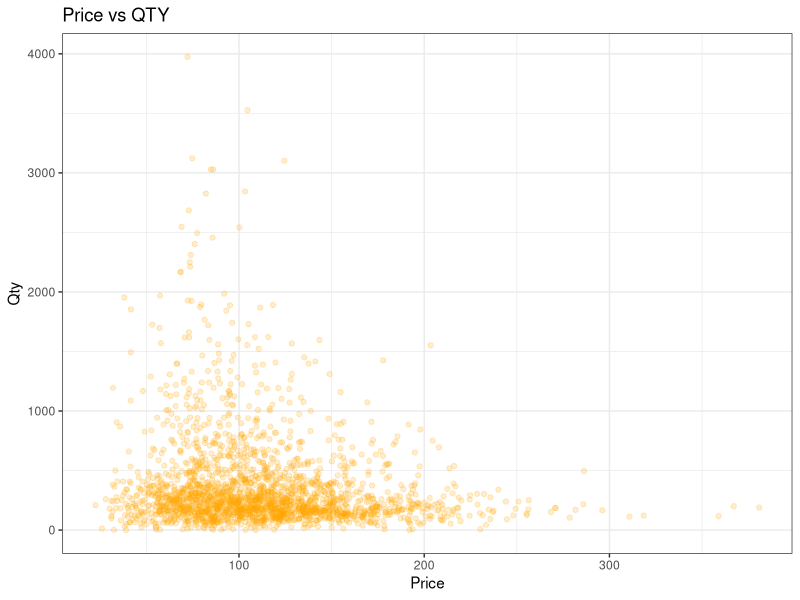
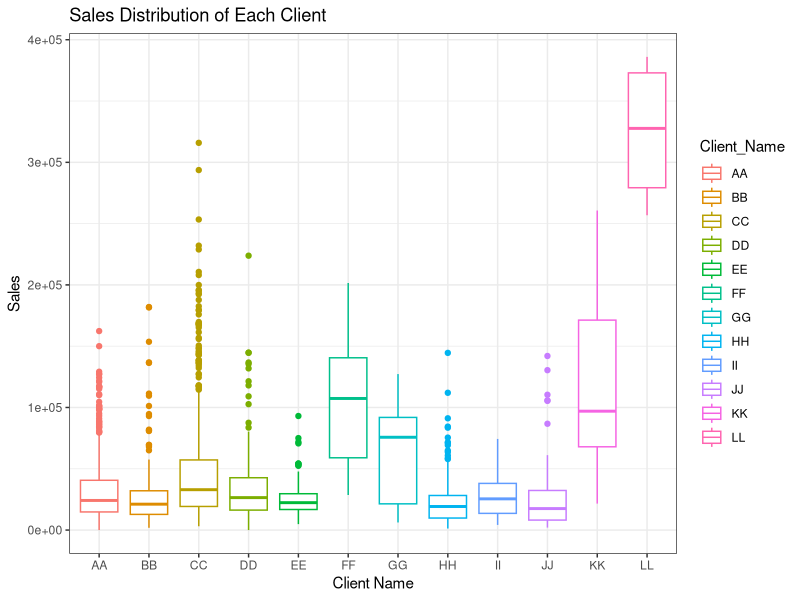
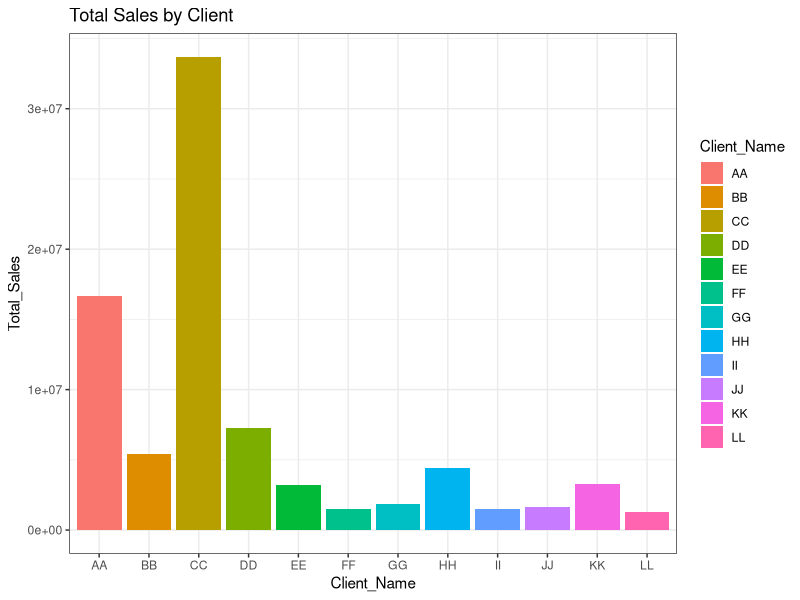
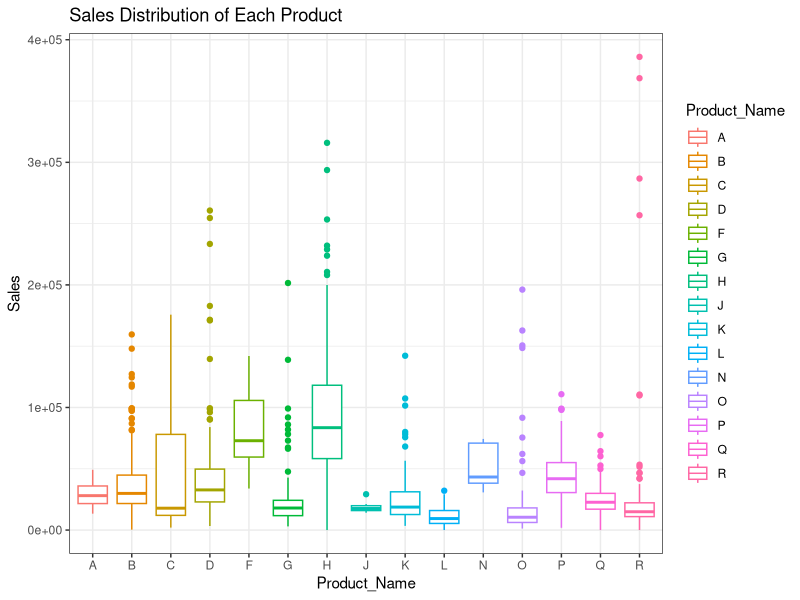
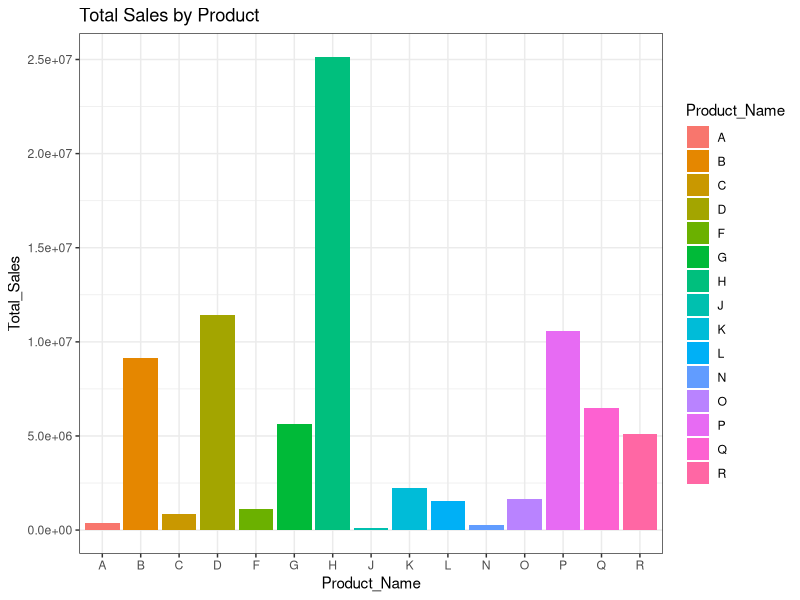
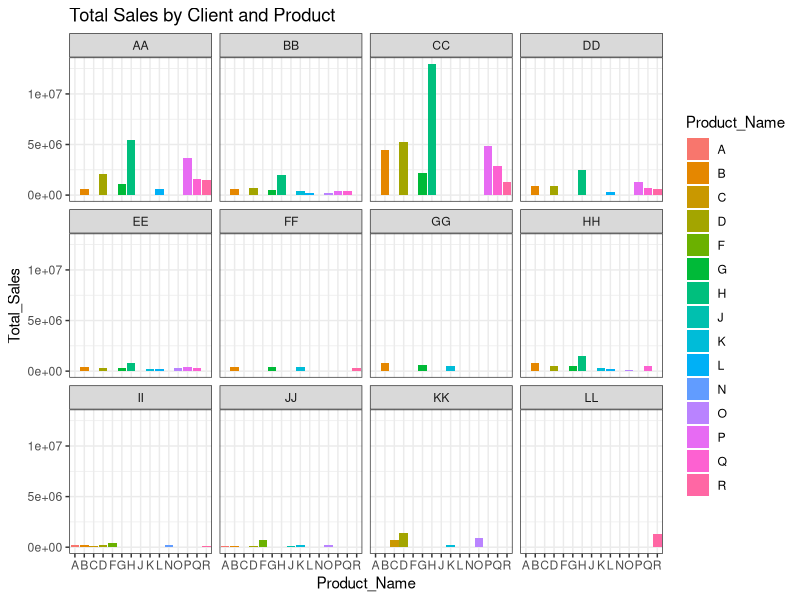

Generate these figures, in order, with R: (Note: this script raises an error after producing the figures.)
#setup environment & import data
library(tidyverse)
sales <- read_csv("SalesTable.csv")
product <- read_csv("ProductTable.csv")
client <- read_csv("ClientTable.csv")

#inner join sales & product & client Tables
Sales_Data <- sales %>% inner_join(product, by="Product_ID") %>% inner_join(client,by="Client_ID")

#explore sales data & rename column & transform datatype & add price column
summary(Sales_Data)
Sales_Data <- Sales_Data %>% rename(Qty=Sales_Amount)
Sales_Data$Agency <- as.factor(Sales_Data$Agency)
Sales_Data$Product_ID <- as.factor(Sales_Data$Product_ID)
Sales_Data$Client_ID <- as.factor(Sales_Data$Client_ID)
Sales_Data <- Sales_Data %>% mutate(Price = Sales/Qty)

#Observe the relation between Qty & Price
#found that more products' price were below 200 & qty were below 500
Sales_Data %>% ggplot(aes(Price,Qty)) + geom_point(color="Orange",alpha=0.2) + labs(title="Price vs QTY")+theme_bw()

#Observe sales distribution by clients 
#found that LL's median was higher than others. FF,GG,KK performed better, too.
Sales_Data %>% ggplot(aes(factor(Client_Name),Sales)) + geom_boxplot(aes(color=Client_Name))+ labs(x="Client Name",title="Sales Distribution of Each Client")+theme_bw()

#Observe sales ranking by clients
#found that CC contributed the most. AA was the next. LL acutually didn't contirbuted a lot.
Sales_by_Client <-Sales_Data %>% group_by(Client_Name)%>%summarize(Total_Sales=sum(Sales))%>%arrange(-Total_Sales)
Sales_by_Client %>% ggplot(aes(Client_Name,Total_Sales,fill=Client_Name)) + geom_bar(stat='identity')+labs(title="Total Sales by Client") +theme_bw()

#Observe sales distribution by products
#found that sales from H varied a lot. and H's median was higher. 
Sales_Data %>% ggplot(aes(Product_Name,Sales))+geom_boxplot(aes(color=Product_Name))+labs(title="Sales Distribution of Each Product")+theme_bw()

#Observe sales ranking by products
#found that H contributed the most. and followed by D and P.
Sales_by_Product <- Sales_Data %>% group_by(Product_Name) %>% summarize(Total_Sales = sum(Sales))%>%arrange(-Total_Sales)
Sales_by_Product %>% ggplot(aes(Product_Name,Total_Sales,fill=Product_Name))+geom_bar(stat='identity')+labs(title="Total Sales by Product")+theme_bw()

#Observe sales ranking by clients & by products
Sales_by_Client_and_Product <-Sales_Data %>% group_by(Client_Name,Product_Name) %>% summarize(Total_Sales=sum(Sales))%>%arrange(-Total_Sales)
Sales_by_Client_and_Product %>% ggplot(aes(Product_Name,Total_Sales,fill=Product_Name))+geom_bar(stat='identity')+facet_wrap(~Client_Name)+labs(title="Total Sales by Client and Product")+theme_bw()

#Create the geom_rec plot
#(1) reformat the Sales_by_Client_and_Product plot.longdata to widedat 
Sales_Percentage <- Sales_by_Client_and_Product %>% spread(key=Product_Name,value=Total_Sales,fill=0)
#(2)calculate x percentage by client name
x_percentage <-c()
for (i in 1:nrow(Sales_Percentage)){
  x_percentage[i]<-sum(Sales_Percentage[i,2:ncol(Sales_Percentage)])/sum(Sales_Percentage[,2:ncol(Sales_Percentage)])
}
Sales_Percentage %>% mutate(x_max=cumsum(x_percentage)) 
Sales_Percentage$x_max <-cumsum(x_percentage)
Sales_Percentage$x_min <-cumsum(x_percentage)-x_percentage

#(3)reformat Sales_Percentage Table
Sales_Percentage <- Sales_Percentage %>% gather(key=Product_Name,value = Total_Sales,-c(Client_Name,x_max,x_min))
Sales_Percentage <-Sales_Percentage %>% group_by(Client_Name) %>% mutate(y_max=round(cumsum(Total_Sales)/sum(Total_Sales)*100)) %>% mutate(y_min=round(y_max-Total_Sales/sum(Total_Sales)*100))
#(4)calculate x_text&y_text position
Sales_Percentage <-Sales_Percentage %>% mutate(x_text=x_min+(x_max-x_min)/2,y_text=y_min+(y_max-y_min)/2)
#(5)build the chart
Sales_Percentage %>% ggplot(aes(xmin=x_min,xmax=x_max,ymin=y_min,ymax=y_max,fill=Product_Name))+geom_rect()+geom_text(aes(x=x_text,y=0,label=Client_Name))+geom_text(aes(x=x_text,y=y_text,label=ifelse(y_max-y_min!=0,paste(y_max-y_min,"%"),paste("")),size=1))+labs(x="Client_Name",y="Product_Name",title="Analysis by Client & Product")+theme_bw()
                                                                                                                      


